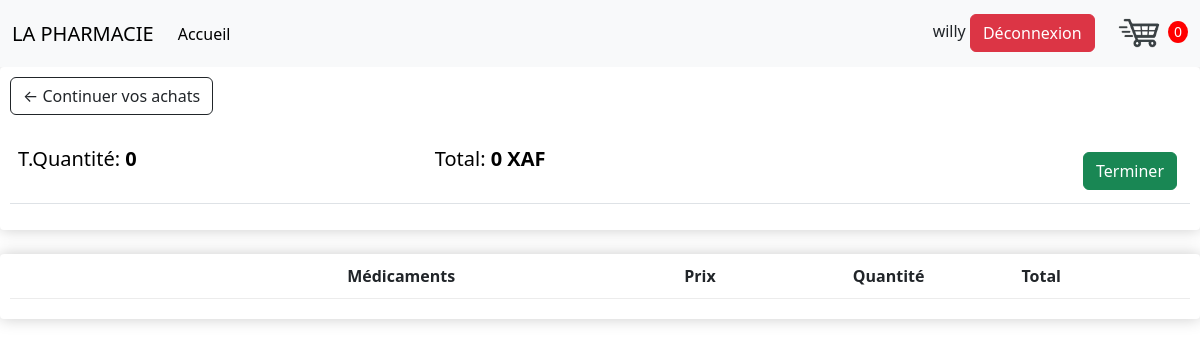
/panier/ (signed in), run on an earlier commit of the app's database.
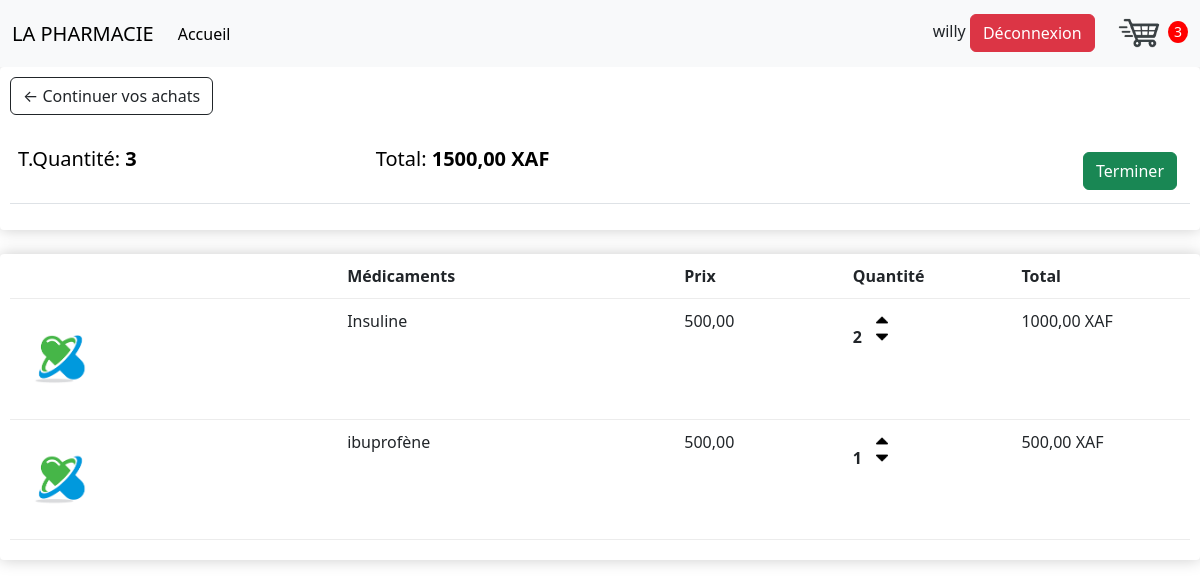
And on a later commit of the database.
### App/models.py (models this page shows, shortened)
class Commande(models.Model):
    client = models.ForeignKey(Client, on_delete=models.SET_NULL, blank=True, null=True)
    date_commande = models.DateTimeField(auto_now_add=True)
    complete = models.BooleanField(default=False, null=True, blank=True)
    transaction_id = models.CharField(max_length=200, null=True, blank=True)
    status = models.CharField(max_length=200, null=True, blank=True)
    total_trans = models.DecimalField(max_digits=10, decimal_places=2, null=True, blank=True)
    @property
    def get_panier_total(self):
        articles = self.commandearticle_set.all()
        total = sum([article.get_total for article in articles])
        return total
    @property
    def get_panier_article(self):
        artices = self.commandearticle_set.all()
        total = sum([article.quantite for article in artices])
        return total

class CommandeArticle(models.Model):
    produit = models.ForeignKey(Produit, on_delete=models.SET_NULL, blank=True, null=True)
    commande = models.ForeignKey(Commande, on_delete=models.SET_NULL, blank=True, null=True)
    quantite = models.IntegerField(default=0, null=True, blank=True)
    date_added = models.DateTimeField(auto_now_add=True)
    @property
    def get_total(self):
        total = self.produit.price * self.quantite
        return total

class Produit(models.Model):
    categorie = models.ForeignKey(Category, on_delete=models.SET_NULL, blank=True, null=True)
    name = models.CharField(max_length=100, null=True)
    price = models.DecimalField( max_digits=10, decimal_places=2)
    digital = models.BooleanField(default=False, null=True, blank=True)
    nombre = models.IntegerField(default=0)
    date_ajout = models.DateTimeField(auto_now_add=True)
    class Meta:
        ordering = ['-date_ajout']

### App/views.py (the view)
# urls.py: path('panier/', views.panier, name="panier page"),
@login_required(login_url='/login')
def panier(request, *args, **kwargs):
    data = data_cookie(request)
    articles = data['articles']
    commande = data['commande']
    nombre_article = data['nombre_article']
    context = {
        'articles' : articles,
        'commande': commande,
        'nombre_article': nombre_article
    }
    return render(request, 'shop/panier.html', context)

### App/utils.py (called while the page is built)
def data_cookie(request):
    if request.user.is_authenticated:
        client = request.user.client
        commande, created = Commande.objects.get_or_create(client=client, complete=False)
        articles = commande.commandearticle_set.all()
        nombre_article = commande.get_panier_article
    else:
        cookie_panier = panier_cookie(request)
        articles = cookie_panier['articles']
        commande = cookie_panier['commande']
        nombre_article = cookie_panier['nombre_article']
    context = {
        'articles' : articles,
        'commande': commande,
        'nombre_article': nombre_article
    }
    return context

### templates/shop/panier.html
{% extends 'base.html' %}
{% load static %}
{% block content %}
<div class="row">
    <div class="col-lg-12">
        <div class="box-element">
            <a href="/" class="btn btn-outline-dark">&#x2190; Continuer vos achats</a>
            <br><br>
            <table class="table">
                <tr>
                    <th><h5>T.Quantité: <strong>{{commande.get_panier_article}}</strong></h5></th>
                    <th><h5>Total: <strong>{{commande.get_panier_total}} XAF</strong></h5></th>
                    <th>
                        <a style="float: right; margin:5px" href="/commande" class="btn btn-success">
                        Terminer</a>
                    </th>
                </tr>
            </table>
        </div>
        <br>
        <div class="box-element">
            <div class="panier-row">
                <div style="flex:2"></div>
                <div style="flex:2"><strong>Médicaments</strong></div>
                <div style="flex:1"><strong>Prix</strong></div>
                <div style="flex:1"><strong>Quantité</strong></div>
                <div style="flex:1"><strong>Total</strong></div>
            </div>
            {% for article in articles %}
            <div class="panier-row">
                <div style="flex:2"><img class="row-image" src="{% static 'images/med.png' %}" alt="panierImage"></div>
                <div style="flex:2">{{article.produit.name}}</div>
                <div style="flex:1">{{article.produit.price}}</div>
                <div style="flex:1">
                <p class="quantite">{{article.quantite}}</p>
                <div class="quantite">
                <img class="chg-quantite update-panier" data-produit={{article.produit.pk}} data-action="add" src="{% static 'images/arrow-up.png' %}" alt="">
                <img class="chg-quantite update-panier" data-produit={{article.produit.pk}} data-action="remove" src="{% static 'images/arrow-down.png' %}" alt="">
                </div>
                </div>
                <div style="flex:1">{{article.get_total}} XAF</div>
            </div>
            {% endfor %}
        </div>
    </div>
</div>
{% endblock content %}

### templates/base.html (shortened to what this page needs)
{% load static %}
<!DOCTYPE html>
<html lang="en">
<head>
    <link rel="stylesheet" type="text/css" href="{% static 'css/main.css' %}">
    <link rel="stylesheet" href="{% static 'css/bootstrap.min.css' %}">
</head>
<body>
    <nav class="navbar navbar-expand-lg bg-body-tertiary">
        <div class="container-fluid">
            <a class="navbar-brand" href="/">LA PHARMACIE</a>
            <div class="collapse navbar-collapse" id="navbarSupportedContent">
                <ul class="navbar-nav me-auto mb-2 mb-lg-0">
                    <li class="nav-item">
                        <a class="nav-link active" aria-current="page" href="/">Accueil</a>
                    </li>
                </ul>
                <div class="form-inline my-2 my-lg-0">
                    {{request.user}}
                    <a href="/logout" class="btn btn-danger">Déconnexion</a>
                    <a href="/panier" style="text-decoration: none;">
                        <img id="icon-panier" src="{% static 'images/panier.png'%}" alt="panier">
                    </a>
                    <p id="total-panier">{{nombre_article}}</p>
                </div>
            </div>
        </div>
    </nav>
    {% block content %}
    {% endblock content %}
</body>
</html>

What changed in the data, as far as the page shows it:
no longer on this page (row edited): Commande: get_panier_article "0", get_panier_total "0"
added Commande: get_panier_article "3", get_panier_total "1500,00"
added CommandeArticle: produit.name "Insuline", produit.price "500,00", quantite "2", get_total "1000,00"
added CommandeArticle: produit.name "ibuprofène", produit.price "500,00", quantite "1", get_total "500,00"
Also different on the page:
{{ nombre_article }}: "0" → "3"
